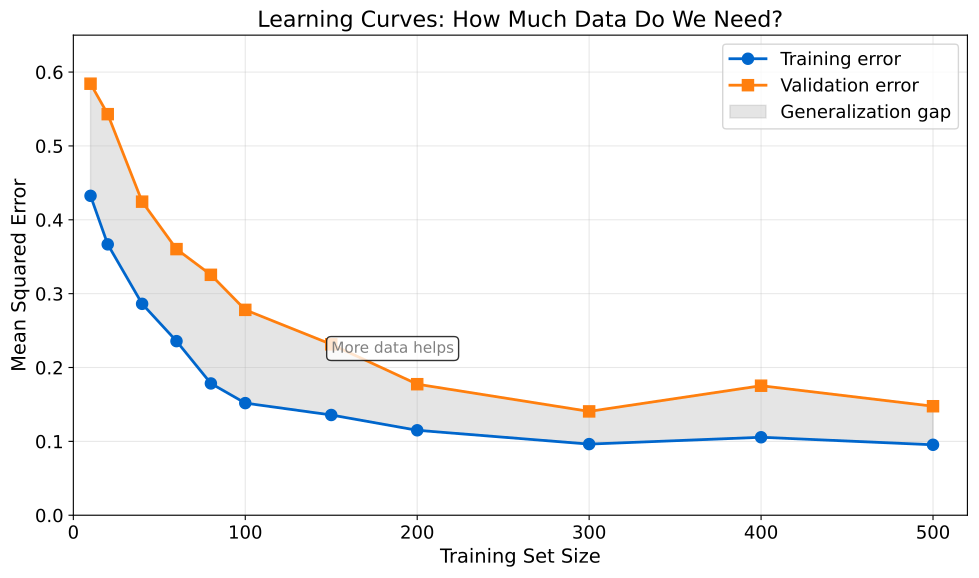

The Python source for this figure:
"""Learning Curves - Training vs Validation Error"""
import matplotlib.pyplot as plt
import numpy as np
from pathlib import Path

# Chart settings for Beamer
plt.rcParams.update({
    'font.size': 14, 'axes.labelsize': 14, 'axes.titlesize': 16,
    'xtick.labelsize': 13, 'ytick.labelsize': 13, 'legend.fontsize': 13,
    'figure.figsize': (10, 6), 'figure.dpi': 150
})

# Colors
MLBLUE = '#0066CC'
MLORANGE = '#FF7F0E'
MLGREEN = '#2CA02C'

# Generate learning curve data
np.random.seed(42)
train_sizes = np.array([10, 20, 40, 60, 80, 100, 150, 200, 300, 400, 500])

# Training error decreases then plateaus
train_error = 0.1 + 0.4 * np.exp(-train_sizes / 50) + np.random.normal(0, 0.01, len(train_sizes))

# Validation error starts high, decreases, then plateaus (slightly higher than train)
val_error = 0.15 + 0.5 * np.exp(-train_sizes / 80) + np.random.normal(0, 0.015, len(train_sizes))

# Create figure
fig, ax = plt.subplots(figsize=(10, 6))

# Plot curves
ax.plot(train_sizes, train_error, 'o-', color=MLBLUE, markersize=8, linewidth=2, label='Training error')
ax.plot(train_sizes, val_error, 's-', color=MLORANGE, markersize=8, linewidth=2, label='Validation error')

# Fill between (generalization gap)
ax.fill_between(train_sizes, train_error, val_error, alpha=0.2, color='gray', label='Generalization gap')

# Add annotations
ax.annotate('More data helps', xy=(150, 0.22), fontsize=11, color='gray',
            bbox=dict(boxstyle='round', facecolor='white', alpha=0.8))

# Labels
ax.set_xlabel('Training Set Size')
ax.set_ylabel('Mean Squared Error')
ax.set_title('Learning Curves: How Much Data Do We Need?')
ax.legend(loc='upper right')
ax.grid(True, alpha=0.3)

# Axis limits
ax.set_xlim(0, 520)
ax.set_ylim(0, 0.65)

plt.tight_layout()
plt.savefig(Path(__file__).parent / 'chart.pdf', dpi=300, bbox_inches='tight')
plt.close()
print("Chart saved: 05_learning_curves/chart.pdf")
